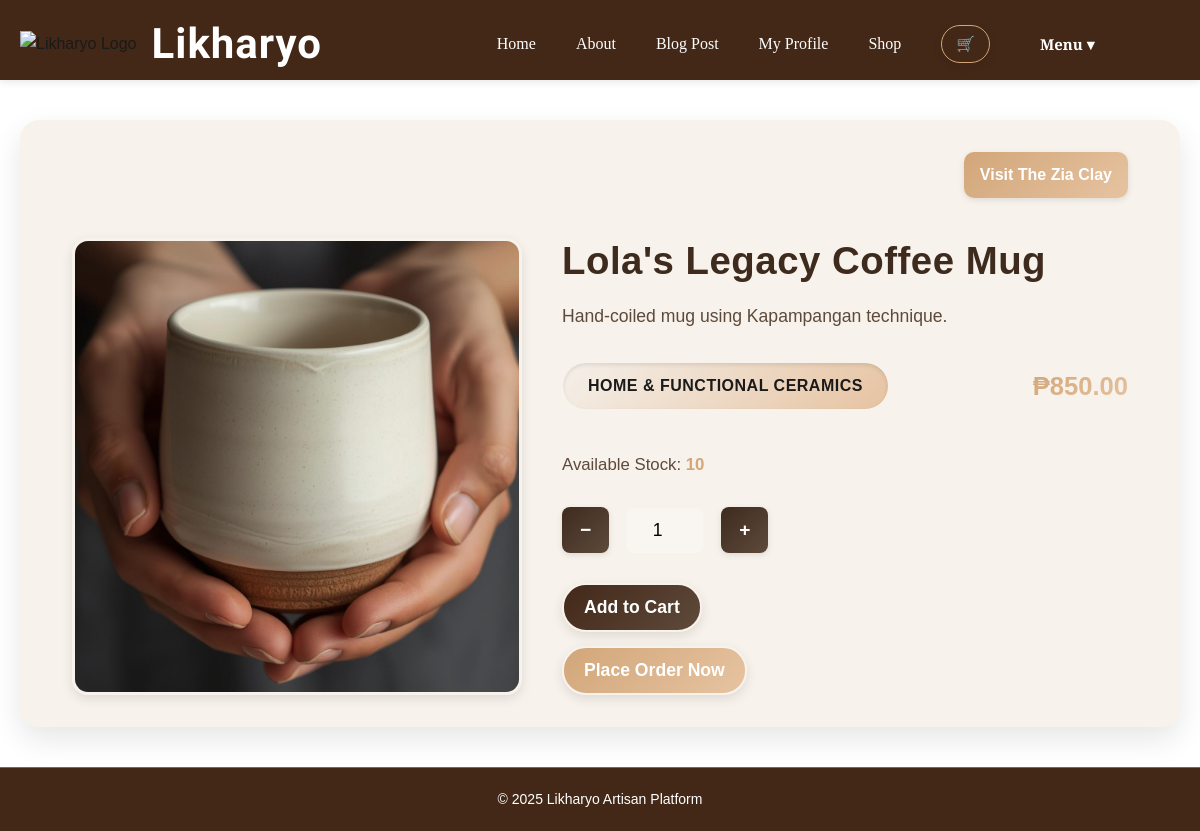
/market/item/1 (signed in), run on the app's committed database.
### models.py (models this page shows, shortened)
class Shop(db.Model):
    __tablename__ = 'shops'
    shop_id = db.Column(db.Integer, primary_key=True)
    name = db.Column(db.String(150), nullable=False)
    description = db.Column(db.Text, nullable=True)
    owner_id = db.Column(db.Integer, db.ForeignKey('users.user_id'), nullable=False)
    parent_shop_id = db.Column(db.Integer, db.ForeignKey('shops.shop_id'), nullable=True)
    items = db.relationship('Item', backref='shop', lazy=True)

class Item(db.Model):
    __tablename__ = 'items'
    item_id = db.Column(db.Integer, primary_key=True)
    name = db.Column(db.String(150), nullable=False)
    description = db.Column(db.Text, nullable=True)
    price = db.Column(db.Float, nullable=False)
    stock = db.Column(db.Integer)
    img_url = db.Column(db.String(250), nullable=True)
    category_id = db.Column(db.Integer, db.ForeignKey('category.id'), nullable=False)
    shop_id = db.Column(db.Integer, db.ForeignKey('shops.shop_id'), nullable=False)

class Category(db.Model):
    __tablename__ = 'category'
    id = db.Column(db.Integer, primary_key=True)
    name = db.Column(db.String(300), nullable=False, unique=True)
    code = db.Column(db.String(50))
    items = db.relationship('Item', backref='category', lazy=True)

### views.py (the view, shortened to what this page needs)
@views_bp.route('/market/item/<int:item_id>', methods=['GET', 'POST'])
@login_required
def market_item_detail(item_id):
    try:
        item = Item.query.get_or_404(item_id)
        form = AddToCartForm()
        return render_template('market_item_detail.html', item=item, form=form)
    except Exception as e:
        db.session.rollback()  # rollback to keep DB consistent
        current_app.logger.error(f"Error adding item {item_id} to cart: {e}")
        flash("An error occurred while adding the item to your cart.", "danger")
        return redirect(url_for('views.market_item_detail', item_id=item_id))

### forms.py
class AddToCartForm(FlaskForm):
    quantity = IntegerField(
        "Quantity",
        validators=[DataRequired(), NumberRange(min=1)],
        default=1
    )
    submit = SubmitField("Add to Cart")

### app.py (called while the page is built)
@login_manager.user_loader
def load_user(user_id):
    return User.query.get(int(user_id))

### templates/market_item_detail.html (shortened to what this page needs)
{% extends "base.html" %}
{% block extra_css %}
<link rel="stylesheet" href="{{ url_for('static', filename='market_item_detail.css') }}" />
{% endblock %}
{% block content %}
<div class="item-detail">
  <div class="shop-link-top">
    <a href="{{ url_for('views.market_shop', shop_id=item.shop.shop_id) }}">
      Visit {{ item.shop.name }}
    </a>
  </div>
  <div class="item-image">
    <img src="{{ url_for('static', filename=item.img_url.replace('/static/', '')) }}" alt="{{ item.name }}">
  </div>
  <div class="item-info">
    <h2 class="item-title">{{ item.name }}</h2>
    <p class="item-desc">{{ item.description }}</p>
    <div class="meta-row">
      <span class="category-badge">{{ item.category.name }}</span>
      <span class="price">₱{{ "%.2f"|format(item.price) }}</span>
    </div>
    <p class="stock-info">
      Available Stock: <strong>{{ item.stock }}</strong>
    </p>
    {% if item.stock > 0 %}
      <form method="POST" class="cart-form">
        <div class="quantity-wrapper">
          <button type="button" class="qty-btn" onclick="changeQty(-1)">−</button>
          {{ form.quantity(class="qty-input", max=item.stock) }}
          <button type="button" class="qty-btn" onclick="changeQty(1)">+</button>
        </div>
        {{ form.submit(class="cart-btn") }}
      </form>
      <form method="POST" action="{{ url_for('views.place_order_for_shop', shop_id=item.shop.shop_id) }}">
        <button type="submit" class="btn btn-success">Place Order Now</button>
      </form>
    {% else %}
      <span class="out-of-stock">Out of Stock</span>
    {% endif %}
  </div>
</div>
{% endblock %}

### static/base.css (style rules this page uses)
* { margin: 0; padding: 0; box-sizing: border-box; }
body { font-family: 'Poppins', sans-serif; background: linear-gradient(190deg, #f5ebe0); color: #1a1a1a; line-height: 1.6; display: flex; flex-direction: column; min-height: 100vh; }
.cart-btn { background: #432818; padding: 6px 14px; border-radius: 20px; color: #fff; transition: all 0.3s ease; text-decoration: none; font-size: 15px; border: 1px solid #d2a679; box-shadow: 0 3px 8px rgba(0,0,0,0.1); }
.btn-success { background-color: #a65c2a; color: #fff; border: 1px solid #d2a679; padding: 12px 28px; border-radius: 8px; font-weight: 600; transition: background 0.3s ease, transform 0.2s ease; box-shadow: 0 3px 8px rgba(0,0,0,0.1); }

### static/market_item_detail.css (style rules this page uses)
.shop-link-top { width: 100%; text-align: right; margin: 0; padding: 0; }
.shop-link-top a { display: inline-block; font-weight: 600; color: #fff; background: linear-gradient(135deg, #d2a679, #e6c3a1); padding: 10px 16px; border-radius: 10px; text-decoration: none; transition: all 0.3s ease; margin: 0; box-shadow: 0 2px 6px rgba(0,0,0,0.1); }
.item-detail { display: flex; flex-wrap: wrap; gap: 40px; background: #f7f2eb; padding: 30px 50px; border-radius: 20px; border: 2px solid #f7f2eb !important; box-shadow: 0 12px 30px rgba(0,0,0,0.1); transition: all 0.3s ease; align-items: stretch; justify-content: center; }
.item-image img { width: 100%; max-width: 450px; height: 100%; border-radius: 16px; object-fit: cover; border: 3px solid #f7f2eb !important; box-shadow: 0 4px 12px rgba(0,0,0,0.1); transition: transform 0.3s ease; }
.item-info { flex: 1; display: flex; flex-direction: column; justify-content: space-between; min-width: 320px; }
.item-title { font-size: 2.4rem; font-weight: 800; color: #3e2b1e; margin-bottom: 16px; letter-spacing: 0.5px; text-align: left; line-height: 1.2; }
.item-desc { font-size: 1.1rem; line-height: 1.7; color: #5e4a3b; margin-bottom: 28px; text-align: left; }
.meta-row { display: flex; justify-content: space-between; align-items: center; margin-bottom: 28px; flex-wrap: wrap; gap: 10px; }
.category-badge { display: inline-block; width: auto; max-width: 100%; padding: 10px 25px; background: linear-gradient(135deg, #f5f0ea, #e6c3a1); border-radius: 50px; font-weight: 700; text-transform: uppercase; letter-spacing: 0.5px; box-shadow: inset 0 2px 4px rgba(0,0,0,0.1); white-space: normal; text-align: center; border: 1px solid #f7f2eb !important; }
.price { font-size: 1.6rem; font-weight: 800; color: #d2a679; text-align: right; background: linear-gradient(135deg, #d2a679, #e6c3a1); -webkit-background-clip: text; -webkit-text-fill-color: transparent; background-clip: text; }
.stock-info { font-size: 1.05rem; color: #5e4a3b; margin: 12px 0 24px; text-align: left; font-weight: 500; }
.stock-info strong { color: #d2a679; font-weight: 800; }
.quantity-wrapper { display: flex; align-items: center; gap: 16px; margin-bottom: 28px; justify-content: flex-start; }
.qty-btn { background: linear-gradient(135deg, #3e2b1e, #5e4a3b); color: #fff; border: none; padding: 12px 18px; border-radius: 8px; cursor: pointer; font-size: 1.2rem; font-weight: 600; transition: all 0.3s ease; box-shadow: 0 2px 6px rgba(0,0,0,0.1); }
.qty-input { width: 80px; text-align: center; padding: 12px; border: 2px solid #f7f2eb !important; border-radius: 8px; font-size: 1.1rem; font-weight: 500; background: #f9f5f0; transition: border-color 0.3s ease; }
.item-detail .cart-btn { background: linear-gradient(135deg, #432818, #5e4a3b); color: #fff; padding: 12px 20px; border-radius: 24px; font-weight: 700; font-size: 1.1rem; cursor: pointer; border: 2px solid #f7f2eb !important; box-shadow: 0 4px 12px rgba(0,0,0,0.1); transition: all 0.3s ease; align-self: flex-start; }
.btn-success { background: linear-gradient(135deg, #d2a679, #e6c3a1); border: 2px solid #f7f2eb !important; margin-top: 12px; padding: 12px 20px; border-radius: 24px; font-weight: 700; font-size: 1.1rem; color: #fff; cursor: pointer; box-shadow: 0 4px 12px rgba(0,0,0,0.1); transition: all 0.3s ease; align-self: flex-start; }

### data on the page
Shop: shop.name "The Zia Clay"
Item: img_url (picture), name "Lola's Legacy Coffee Mug", description "Hand-coiled mug using Kapampangan technique.", price "850.00", stock "10"
Category: category.name "HOME & FUNCTIONAL CERAMICS"
